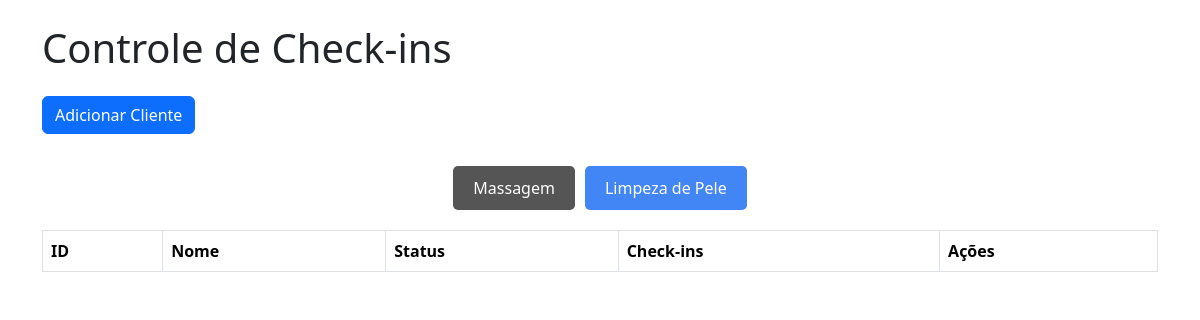
The app's page /limpeza, older data.
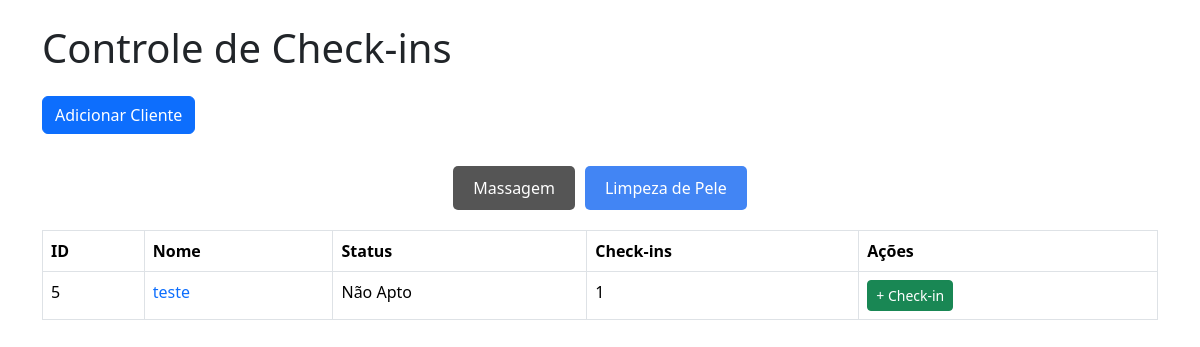
The same page, newer data.
### tables this page shows
CREATE TABLE clientes_limpeza (
        id INTEGER PRIMARY KEY AUTOINCREMENT,
        nome TEXT NOT NULL,
        status_limpeza BOOLEAN DEFAULT FALSE,
        checkins_limpeza INTEGER DEFAULT 0
    );

### app/views.py (the view)
@app.route('/limpeza')
def homepage_limpeza():
    conn = get_db_connection()
    clientes_limpeza = conn.execute('SELECT * FROM clientes_limpeza').fetchall()
    conn.close()
    return render_template('limpeza.html',clientes_limpeza=clientes_limpeza)

### app/views.py (called while the page is built)
def get_db_connection():
    conn = sqlite3.connect('checkins.db')
    conn.row_factory = sqlite3.Row
    return conn

### app/templates/limpeza.html (shortened to what this page needs)
<!DOCTYPE html>
<html lang="pt-br">
<head>
    <link href="https://cdn.jsdelivr.net/npm/bootstrap@5.3.2/dist/css/bootstrap.min.css" rel="stylesheet">
    <link rel="stylesheet" href="{{url_for('static', filename='css/style.css')}}">
    <link rel="stylesheet" href="{{url_for('static', filename='css/modal.css')}}">
</head>
<body>
    <div class="container">
        <h1 class="mb-4">
            Controle de Check-ins
        </h1>
        <button class="btn btn-primary" id="openModal">Adicionar Cliente</button>
        <div class="nav">
            <a href="/">Massagem</a>
            <a href="/limpeza" class="active">Limpeza de Pele</a>
        </div>
        <table class="table table-bordered">
            <thead>
                <tr>
                <th>ID</th>
                <th>Nome</th>
                <th>Status</th>
                <th>Check-ins</th>
                <th>Ações</th>
                </tr>
            </thead>
            <tbody>
                {% for cliente in clientes_limpeza %}
                <tr>
                <td>{{ cliente.id }}</td>
                <td><a href="/clientelimpeza/{{cliente.id}}">{{ cliente.nome }}</a></td>
                {% if cliente.status_limpeza %}
                    <td><a class="agendar" href="https://app.tecnofit.com.br/ng/calendar/week" target="_blank">Agendar</a></td>
                {% else %}
                    <td>Não Apto</td>
                {% endif %}
                <td>{{ cliente.checkins_limpeza }}</td>
                <td>
                    <a href="/checkinlimpeza/{{ cliente.id }}" class="btn btn-success btn-sm">+ Check-in</a>
                </td>
                </tr>
                {% endfor %}
            </tbody>
        </table>
</body>
</html>

Row changes from the older to the newer data that the page shows:
added clientes_limpeza: id "5", nome "teste", status_limpeza "Não Apto", checkins_limpeza "1"
